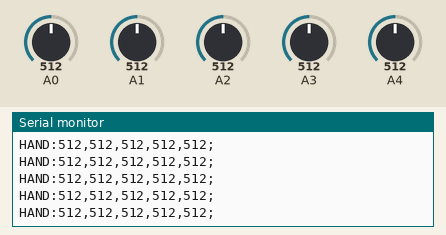
Bench run of a sketch on a simulated Arduino Uno, built with avr-gcc and run on an emulated ATmega328P. On the bench: the last lines printed to the serial monitor. Inputs (shaded band) come from the test bench; at power-on: A0 = 512, A1 = 512, A2 = 512, A3 = 512, A4 = 512.

Above: at 1.2 s.
1.3 s: A0 set to 104
At 1.8 s:
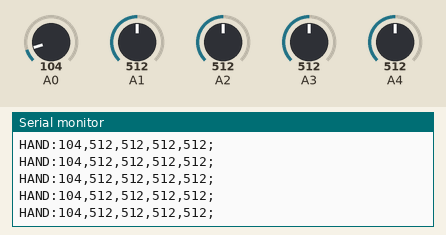
4.3 s: A0 set to 90
At 5.1 s:
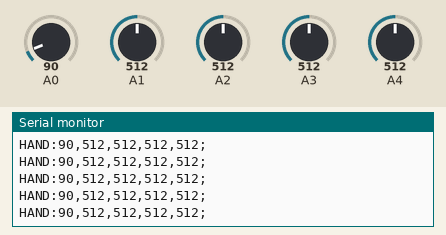
7.3 s: A1 set to 107
At 7.9 s:
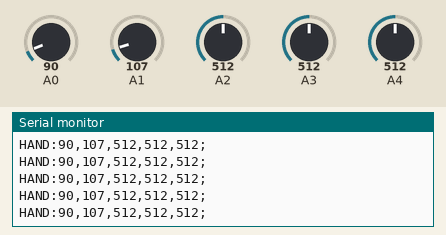
8.8 s: A1 set to 95
At 9.3 s:
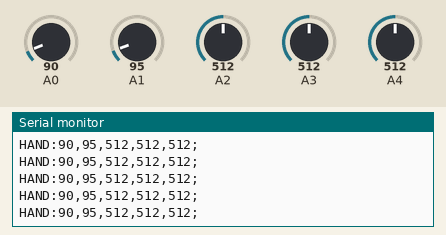
Timing chart, 0 to 11.8 s (numbered marks = the images above; inputs shaded):
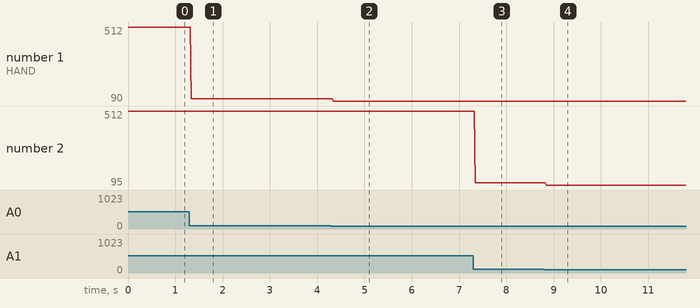

The sketch:

sensorized_hand_SPP.ino
```cpp
const int delay_between_measaures = 1;
void setup(){
  Serial.begin(19200); //this baud is compatible with BT
}
void loop()
{
  Serial.print("HAND:");Serial.print(analogRead(A0));
  Serial.print(","); Serial.print(analogRead(A1));
  Serial.print(","); Serial.print(analogRead(A2));
  Serial.print(","); Serial.print(analogRead(A3));
  Serial.print(","); Serial.print(analogRead(A4));
  Serial.print(";"); Serial.println();
  delay(delay_between_measaures);

  /*
  values seems to be like that:
  450-500 - straight
  600 - a little bit
  800 - full
  */
}
```

Measured:
- after the input at 1.3 s, the serial monitor: prints a new line at once (image 1)
- after the input at 4.3 s, the serial monitor: prints a new line at once (image 2)
- after the input at 7.3 s, the serial monitor: prints a new line at once (image 3)
- after the input at 8.8 s, the serial monitor: prints a new line at once (image 4)
- plotted number 1: 512 → 104 after the input at 1.3 s, 104 → 90 after the input at 4.3 s
- plotted number 2: 512 → 107 after the input at 7.3 s, 107 → 95 after the input at 8.8 s
